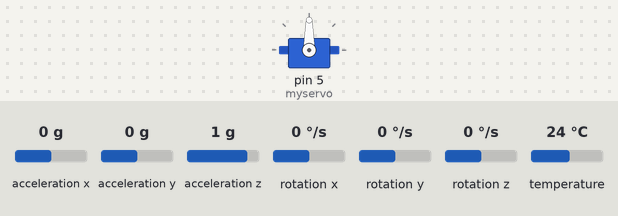
Recording of a sketch running on a simulated Arduino Leonardo, built with avr-gcc and run on an emulated ATmega32U4. Shown: servo. The test bench sets the inputs (shaded band); at power-on: acceleration y 0 g, acceleration z 1 g, rotation x 0 °/s, acceleration x 0 g, rotation y 0 °/s, rotation z 0 °/s, temperature 24 °C. What the sketch prints to the serial monitor is not drawn.

Above: at 1.3 s.
1.4 s: acceleration y set to -1.4 g
At 3.4 s:
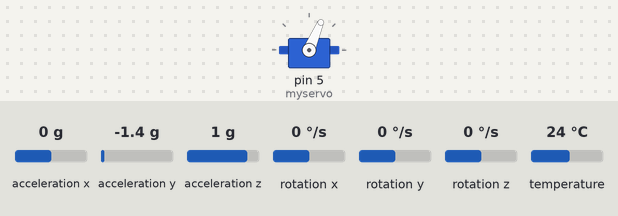
4.4 s: acceleration z set to -1.4 g
7.4 s: rotation x set to -192 °/s
At 8.7 s:
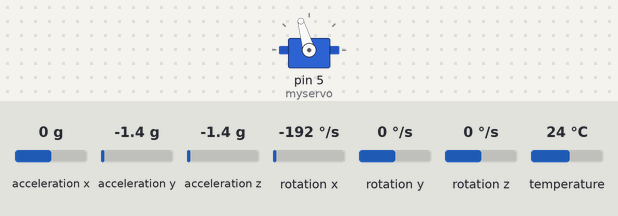
Timing chart, 0 to 15.7 s (numbered marks = the images above; inputs shaded):
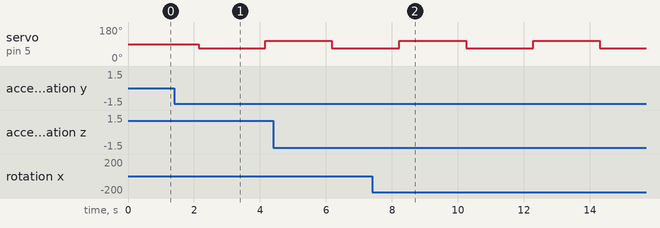

Measured:
- by itself, servo on pin 5 (myservo): alternates 106° for 2.0 s and 67° for 2.0 s

The sketch:

Tarea.ino
```cpp
// Basic demo for accelerometer readings from Adafruit MPU6050

#include <Adafruit_MPU6050.h>
#include <Adafruit_Sensor.h>
#include <Wire.h>
#include <Servo.h>

#define PERIOD 20000  // período correspondiente a una frecuencia de 50Hz
#define ALPHA 0.1f
#define MIN_SERVO_US 550     // 0° de rotación del servo
#define MAX_SERVO_US 2470    // 180° de rotación del servo
#define MIN_SERVO_ANGLE 60   // Ángulo mínimo del servo que admite la planta
#define MAX_SERVO_ANGLE 150  // Ángulo máximo del servo que admite la planta
#define SERVO_OFFSET 1.5 // Offset de la IMU respecto del servo

Servo myservo;

unsigned long t1;
int counter = 0;
float u = 0;

Adafruit_MPU6050 mpu;

float theta_g1 = 0;
float theta_g = 0;
float theta_a = 0;
float theta = 0;

float a1 = 1;
float a2 = 0.02;
float a3 = -2.496;
float a4 = 0.68;

float b1 = 0;
float b2 = 0.944;

float c1 = 1;
float c2 = 0;

float theta_k = 0;
float theta_k1 = 0;

float theta_dot_k = 0;
float theta_dot_k1 = 0;

float y_k = 0;

float l1 = 1.2811;
float l2 = 9.0999;

void setup(void) {
  Serial.begin(115200);
  while (!Serial)
    delay(10);  // will pause Zero, Leonardo, etc until serial console opens

  Serial.println("Adafruit MPU6050 test!");

  // Try to initialize!
  if (!mpu.begin()) {
    Serial.println("Failed to find MPU6050 chip");
    while (1) {
      delay(10);
    }
  }
  Serial.println("MPU6050 Found!");

  mpu.setAccelerometerRange(MPU6050_RANGE_8_G);
  mpu.setGyroRange(MPU6050_RANGE_500_DEG);
  mpu.setFilterBandwidth(MPU6050_BAND_44_HZ);

  Serial.println("");
  delay(100);
  myservo.attach(5);
}

void loop() {
  t1 = micros();

  /* Get new sensor events with the readings */
  sensors_event_t a, g, temp;
  mpu.getEvent(&a, &g, &temp);

  theta_g1 = theta_g1 + g.gyro.x * 0.02 * (180 / PI);
  theta_a = atan2(a.acceleration.y, a.acceleration.z) * (180 / PI);

  theta_g = theta + g.gyro.x * 0.02 * (180 / PI);
  theta = ALPHA * theta_a + (1 - ALPHA) * theta_g;

  y_k = theta_k;
  theta_k1 = a1 * theta_k + a2 * theta_dot_k + l1 * (theta - y_k) + b1 * u;
  theta_dot_k1 = a3 * theta_k + a4 * theta_dot_k + l2 * (theta - y_k) + b2 * u;

  matlab_send(u, theta, theta_k, g.gyro.x * (180 / PI), theta_dot_k);

  theta_k = theta_k1;
  theta_dot_k = theta_dot_k1;

  if (counter == 100) {
    counter = 0;
    if (u == -20) {
      u = 20;
      writeServo(u);
    } else {
      u = -20;
      writeServo(u);
    }
  } else {
    counter++;
  }

  while (micros() < t1 + PERIOD) {};
}

void writeServo(float angle) {
  float value = angle - SERVO_OFFSET + 90;

  if (value < MIN_SERVO_ANGLE) {
    value = MIN_SERVO_ANGLE;
  }
  if (value > MAX_SERVO_ANGLE) {
    value = MAX_SERVO_ANGLE;
  }

  float valueMicros = value * ((MAX_SERVO_US - MIN_SERVO_US) / 180) + MIN_SERVO_US;
  myservo.writeMicroseconds(valueMicros);
}

void matlab_send(float dato1, float dato2, float dato3, float dato4, float dato5) {
  Serial.write("abcd");
  byte *b1 = (byte *)&dato1;
  Serial.write(b1, 4);
  byte *b2 = (byte *)&dato2;
  Serial.write(b2, 4);
  byte *b3 = (byte *)&dato3;
  Serial.write(b3, 4);
  byte *b4 = (byte *)&dato4;
  Serial.write(b4, 4);
  byte *b5 = (byte *)&dato5;
  Serial.write(b5, 4);
  //etc con mas datos tipo float. Tambien podría pasarse como parámetro a esta funcion un array de floats.
}
```
